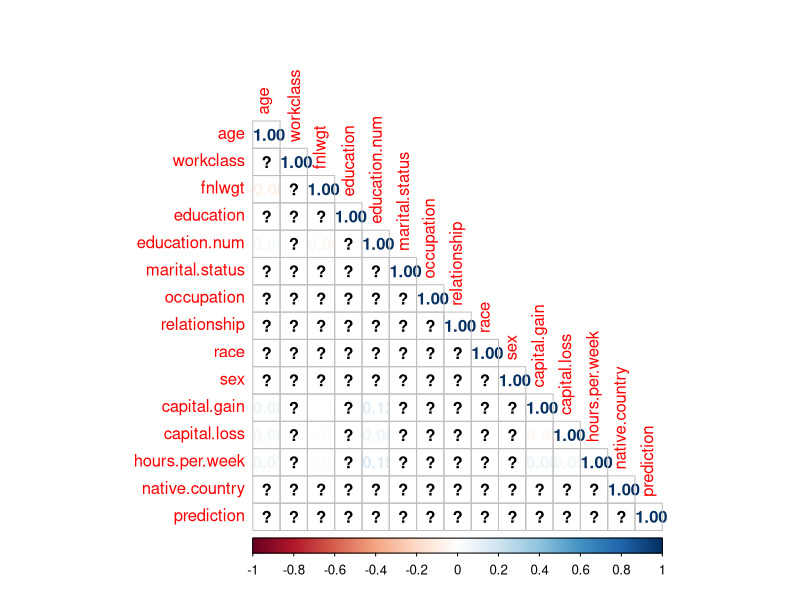
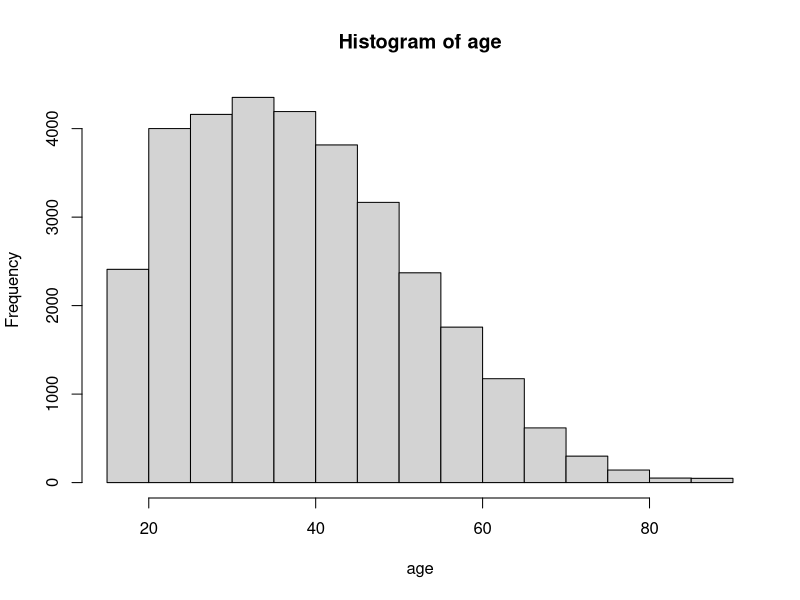

Generate these figures, in order, with R: (Note: this script raises an error after producing the figures.)
# Introduction to Big Data
# Phase 3
# 
# Data used:
#     The data is from a census bureau database. 
#
# This script file reads the data, cleans it of missing values and visualizes the data by plotting histograms of each feature
#
# Dependencies (Libraries used):
#     1. corrplot (used to display the correlation matrix of the dataset)
#

#
# Installing and loading dependencies
#

# Install the corrplot library
install.packages("corrplot")
#Load required libraries
library(corrplot)

#
# Preprocessing and cleaning the data
#

# Read the data into a data frame
adultDataset = read.table("adult.data", header= TRUE, sep = ",")
# Convert the dataset to integer format
adultDataset[] <- lapply(adultDataset,as.integer)
# Removing null values
na.omit(adultDataset)
# Attach the database to the R search path
attach(adultDataset)

#
# Printing details of the dataset
#

# Print the summary of the dataset
summary(adultDataset)
# Display internal structure of dataset
str(adultDataset)
# Print the feature names
colnames(adultDataset)

#
# Visualization
#

# Display the lower correlation plot of the dataset
corrplot(cor(adultDataset), method="number", type = "lower")
# Display histogram of feature "age" 
hist(age)
# Display histogram of feature "workclass"
hist(workclass)
# Display histogram of feature "fnlwgt"
hist(fnlwgt)
# Display histogram of feature "education"
hist(education)
# Display histogram of feature "education.num"
hist(education.num)
# Display histogram of feature "marital.status"
hist(marital.status)
# Display histogram of feature "occupation"
hist(occupation)
# Display histogram of feature "relationship"
hist(relationship)
# Display histogram of feature "race"
hist(race)
# Display histogram of feature "sex"
hist(sex)
# Display histogram of feature "capital.gain"
hist(capital.gain)
# Display histogram of feature "capital.loss"
hist(capital.loss)
# Display histogram of feature "hours.per.week"
hist(hours.per.week)
# Display histogram of feature "native.country"
hist(native.country)
# Display histogram of feature "prediction"
hist(prediction)

